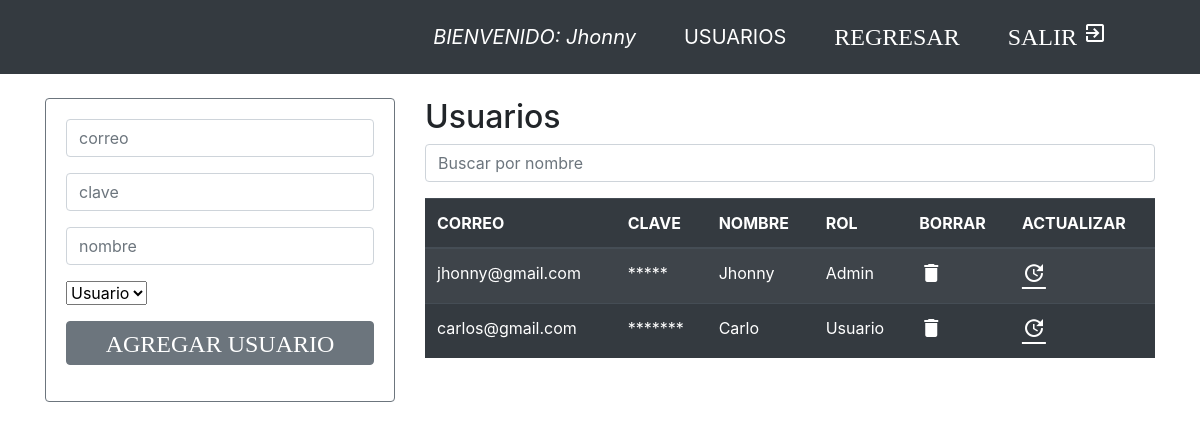
The app's page /usuarios/crearUsuarios.php (signed in) with its own data.
### tables this page shows
CREATE TABLE `usuarios` (
  `correo` varchar(240) NOT NULL,
  `clave` varchar(50) NOT NULL,
  `tipo_usuario` varchar(25) NOT NULL,
  `nombre` varchar(50) NOT NULL,
  `id` int(11) NOT NULL
);

### usuarios/crearUsuarios.php (the view, shortened to what this page needs)
<?php
include ("../conexion.php");
?>
<?php
$usuario= $_SESSION['u_usuario'];
$proceso=mysqli_query($db, "SELECT * FROM usuarios WHERE correo='$usuario'  " );
$resultado=mysqli_fetch_array($proceso);
$administrador= $resultado['nombre'];
?>
<!DOCTYPE html>
<html lang="en">
<head>
    <link rel="stylesheet" href="../bootstrap/bootstrap.min.css">
    <link rel="stylesheet" href="css/bootstrap/css/bootstrap.min.css">
    <link rel="stylesheet" href="https://stackpath.bootstrapcdn.com/bootstrap/4.5.2/css/bootstrap.min.css">
</head>
<body>
<nav class="navbar navbar-expand-md navbar-dark  bg-dark ">
       <div class="container">
         <div class=" collapse navbar-collapse" id="navegar">
            <ul class="navbar nav  ml-auto" >
                <li class="nav-item">
                 <a class="navbar-brand nav-link " href="principal.php">
                </a>
                </li>
                <li class="nav-item"><a class=" navbar-brand nav-link" ><i>BIENVENIDO: <?php echo $administrador  ?></i></a></li>
       <li class="nav-item">
          <a class=" navbar-brand nav-link" href="../usuarios/crearUsuarios.php">
            USUARIOS
          </a>
         </li>
              <li class="nav-item"><a class=" navbar-brand nav-link" href="../administrador.php"><i class="material-icons">REGRESAR</i></a></li>
                <li class="nav-item"><a class=" navbar-brand nav-link" href="../finalizar.php"><i class="material-icons">SALIR exit_to_app</i></a>
              </li>
          </ul>
        </div>
       </div>
        </nav>
<div class="container pt-4" >
<div class="row">
<div class="col-4 ">
    <div class="card border-secondary">
        <div class="card-body">
        <form  action="insertar_usuario.php"  method="POST" autocomplete="off">
<div  class="form-group">
<input type="email"  class="form-control"  name="correo"  placeholder="correo " autofocus="on" required>
</div>
<div  class="form-group">
<input type="password"  class="form-control"  name="clave"  placeholder="clave" required>
</div>
<div  class="form-group">
<input type="text"  class="form-control"  name="nombre"  placeholder="nombre"  required>
</div>
<div  class="form-group">
    <select class="form-select" aria-label="Default select example" name="tipo_usuario">
      <option value="Usuario">Usuario</option>
    </select>
</div>
 <div class="form-group">
 <button type="submit"  class="btn btn-secondary btn-block" ><i class="material-icons">AGREGAR USUARIO</i></button>
 </div>
 </form>
        </div>
    </div>
 </div>
<div class="col-8">
    <h2>Usuarios</h2>
    <input class="form-control mb-3" id="searchInput" type="text" placeholder="Buscar por nombre" onkeyup="filterTable()">
  <table id="userTable" class="table table-striped table-dark">
    <thead>
      <tr>
       <th scope="col">CORREO</th>
       <th scope="col">CLAVE</th>
       <th scope="col">NOMBRE</th>
       <th scope="col">ROL</th>
       <th scope="col">BORRAR</th>
       <th scope="col">ACTUALIZAR</th>
      </tr>
    <thead>
<tbody>
<?php
$mostrar=mysqli_query($db,"select * from usuarios");
while($registro = mysqli_fetch_array($mostrar)){
  $claveOfuscada = str_repeat('*', strlen($registro['clave']));
?>
   <tr>
    <td><?php echo   $registro['correo'] ;?></td>
    <td><?php echo   $claveOfuscada;?></td>
    <td><?php echo   $registro['nombre'] ;?></td>
    <td><?php echo   $registro['tipo_usuario'] ;?></td>
    <td><a  href="eliminar_usuario.php?id=<?php echo $registro['id'] ?>"><i style="color:white;" class="material-icons" >delete</i></a></td>
    <td><a  href="update_usuario.php?id=<?php echo $registro['id'] ?>"><i style="color:white;" class="material-icons" ><U>update</U></i></a></td>
   </tr>
<?php  }
?>
</tbody>
</table>
</div>
</div>
</div>
</body>
</html>

### records on screen
usuarios: nombre "Jhonny", correo "jhonny@gmail.com", clave "*****", tipo_usuario "Admin"
usuarios: correo "carlos@gmail.com", clave "*******", nombre "Carlo", tipo_usuario "Usuario"
